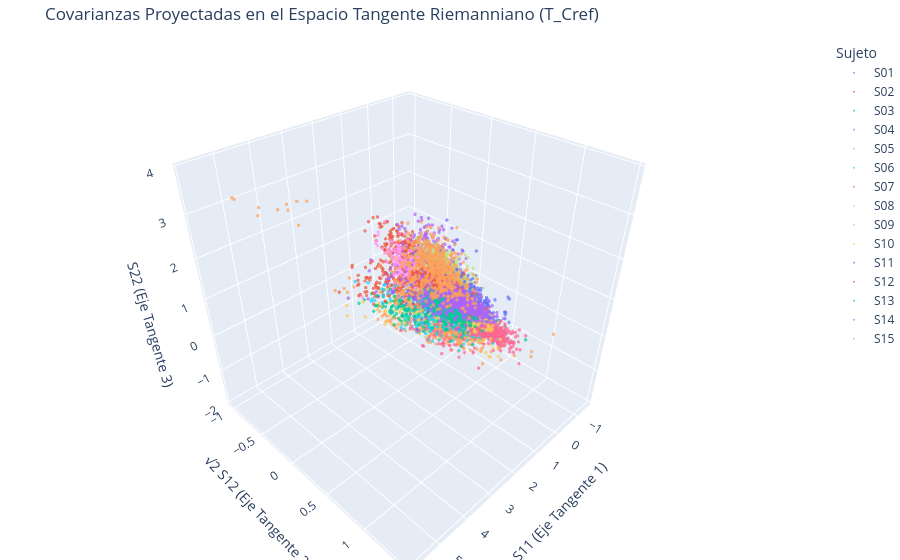

The notebook cell saved with this chart:
### Code cell
# 1. Buscar todos los archivos de los sujetos (.npz)
data_dir = r"..\data\preprocessed"
file_paths = sorted(glob.glob(os.path.join(data_dir, "S*_preprocessed.npz")))

cov_list = []
subject_labels = []
trial_labels = []

# 2. Cargar y calcular matrices de covarianza (2x2) con pyriemann / numpy
for path in file_paths[:15]:
    subject_id = os.path.basename(path).split("_")[0]
    data = np.load(path)
    X = data['x'] if 'x' in data else data[data.files[0]]  # (trials, 6, 512)
    
    # Quedarse con el primer (0) y último (-1) canal
    X_sub = X[:, [0, -1], :]
    
    # Estimar covarianzas (por defecto aplica centrado temporal y regularización SPD)
    # Forma resultante: (trials, 2, 2)
    covs = Covariances(estimator='lwf').transform(X_sub)
    
    for i in range(len(covs)):
        cov_list.append(covs[i])
        subject_labels.append(subject_id)
        trial_labels.append(i)

# Matriz de covarianzas de todos los trials: (N_total, 2, 2)
C_all = np.array(cov_list)

# 3. Proyección al Espacio Tangente (Tangent Space)
# Se calcula la media de Fréchet sobre la variedad y se mapea cada matriz a R^3
ts = TangentSpace(metric='riemann')
X_ts = ts.fit_transform(C_all)  # Genera directamente los 3 componentes escalados con sqrt(2)

# X_ts tiene forma (N_total, 3): [S11, sqrt(2)*S12, S22]

# 4. Crear DataFrame con las características en el espacio tangente
df_ts = pd.DataFrame({
    'Sujeto': subject_labels,
    'Trial': trial_labels,
    'S_11': X_ts[:, 0],
    'Sqrt2_S_12': X_ts[:, 1],
    'S_22': X_ts[:, 2]
})

# 5. Visualizar las covarianzas proyectadas en el Espacio Tangente 3D
fig = px.scatter_3d(
    df_ts,
    x='S_11',
    y='Sqrt2_S_12',
    z='S_22',
    color='Sujeto',
    hover_data=['Sujeto', 'Trial'],
    title="Covarianzas Proyectadas en el Espacio Tangente Riemanniano (T_Cref)",
    labels={
        'S_11': 'Tangente S11',
        'Sqrt2_S_12': '√2 Tangente S12',
        'S_22': 'Tangente S22'
    }
)

# Ajustes gráficos de la caja y perspectiva
fig.update_traces(marker=dict(size=2, opacity=0.7))
fig.update_layout(
    scene=dict(
        aspectmode='manual',
        aspectratio=dict(x=1, y=1, z=1),  # Caja cúbica
        xaxis_title='S11 (Eje Tangente 1)',
        yaxis_title='√2 S12 (Eje Tangente 2)',
        zaxis_title='S22 (Eje Tangente 3)'
    ),
    margin=dict(l=0, r=0, b=0, t=40)
)

fig.show()

### Figure 1 — Plotly figure (JSON) as saved in the notebook; plotly's stock layout.template omitted (floating-point values rounded to 4 significant figures; data arrays with more than 128 entries replaced by an {"elided": "..."} marker saying what was removed)
{"data": [{"customdata": {"elided": "688x2 mixed values"}, "hovertemplate": "Sujeto=%{customdata[0]}<br>Tangente S11=%{x}<br>√2 Tangente S12=%{y}<br>Tangente S22=%{z}<br>Trial=%{customdata[1]}<extra></extra>", "legendgroup": "S01", "marker": {"color": "#636efa", "opacity": 0.7, "size": 2, "symbol": "circle"}, "mode": "markers", "name": "S01", "scene": "scene", "showlegend": true, "type": "scatter3d", "x": {"elided": "688 float values"}, "y": {"elided": "688 float values"}, "z": {"elided": "688 float values"}}, {"customdata": {"elided": "611x2 mixed values"}, "hovertemplate": "Sujeto=%{customdata[0]}<br>Tangente S11=%{x}<br>√2 Tangente S12=%{y}<br>Tangente S22=%{z}<br>Trial=%{customdata[1]}<extra></extra>", "legendgroup": "S02", "marker": {"color": "#EF553B", "opacity": 0.7, "size": 2, "symbol": "circle"}, "mode": "markers", "name": "S02", "scene": "scene", "showlegend": true, "type": "scatter3d", "x": {"elided": "611 float values"}, "y": {"elided": "611 float values"}, "z": {"elided": "611 float values"}}, {"customdata": {"elided": "641x2 mixed values"}, "hovertemplate": "Sujeto=%{customdata[0]}<br>Tangente S11=%{x}<br>√2 Tangente S12=%{y}<br>Tangente S22=%{z}<br>Trial=%{customdata[1]}<extra></extra>", "legendgroup": "S03", "marker": {"color": "#00cc96", "opacity": 0.7, "size": 2, "symbol": "circle"}, "mode": "markers", "name": "S03", "scene": "scene", "showlegend": true, "type": "scatter3d", "x": {"elided": "641 float values"}, "y": {"elided": "641 float values"}, "z": {"elided": "641 float values"}}, {"customdata": {"elided": "603x2 mixed values"}, "hovertemplate": "Sujeto=%{customdata[0]}<br>Tangente S11=%{x}<br>√2 Tangente S12=%{y}<br>Tangente S22=%{z}<br>Trial=%{customdata[1]}<extra></extra>", "legendgroup": "S04", "marker": {"color": "#ab63fa", "opacity": 0.7, "size": 2, "symbol": "circle"}, "mode": "markers", "name": "S04", "scene": "scene", "showlegend": true, "type": "scatter3d", "x": {"elided": "603 float values"}, "y": {"elided": "603 float values"}, "z": {"elided": "603 float values"}}, {"customdata": {"elided": "573x2 mixed values"}, "hovertemplate": "Sujeto=%{customdata[0]}<br>Tangente S11=%{x}<br>√2 Tangente S12=%{y}<br>Tangente S22=%{z}<br>Trial=%{customdata[1]}<extra></extra>", "legendgroup": "S05", "marker": {"color": "#FFA15A", "opacity": 0.7, "size": 2, "symbol": "circle"}, "mode": "markers", "name": "S05", "scene": "scene", "showlegend": true, "type": "scatter3d", "x": {"elided": "573 float values"}, "y": {"elided": "573 float values"}, "z": {"elided": "573 float values"}}, {"customdata": {"elided": "607x2 mixed values"}, "hovertemplate": "Sujeto=%{customdata[0]}<br>Tangente S11=%{x}<br>√2 Tangente S12=%{y}<br>Tangente S22=%{z}<br>Trial=%{customdata[1]}<extra></extra>", "legendgroup": "S06", "marker": {"color": "#19d3f3", "opacity": 0.7, "size": 2, "symbol": "circle"}, "mode": "markers", "name": "S06", "scene": "scene", "showlegend": true, "type": "scatter3d", "x": {"elided": "607 float values"}, "y": {"elided": "607 float values"}, "z": {"elided": "607 float values"}}, {"customdata": {"elided": "584x2 mixed values"}, "hovertemplate": "Sujeto=%{customdata[0]}<br>Tangente S11=%{x}<br>√2 Tangente S12=%{y}<br>Tangente S22=%{z}<br>Trial=%{customdata[1]}<extra></extra>", "legendgroup": "S07", "marker": {"color": "#FF6692", "opacity": 0.7, "size": 2, "symbol": "circle"}, "mode": "markers", "name": "S07", "scene": "scene", "showlegend": true, "type": "scatter3d", "x": {"elided": "584 float values"}, "y": {"elided": "584 float values"}, "z": {"elided": "584 float values"}}, {"customdata": {"elided": "634x2 mixed values"}, "hovertemplate": "Sujeto=%{customdata[0]}<br>Tangente S11=%{x}<br>√2 Tangente S12=%{y}<br>Tangente S22=%{z}<br>Trial=%{customdata[1]}<extra></extra>", "legendgroup": "S08", "marker": {"color": "#B6E880", "opacity": 0.7, "size": 2, "symbol": "circle"}, "mode": "markers", "name": "S08", "scene": "scene", "showlegend": true, "type": "scatter3d", "x": {"elided": "634 float values"}, "y": {"elided": "634 float values"}, "z": {"elided": "634 float values"}}, {"customdata": {"elided": "645x2 mixed values"}, "hovertemplate": "Sujeto=%{customdata[0]}<br>Tangente S11=%{x}<br>√2 Tangente S12=%{y}<br>Tangente S22=%{z}<br>Trial=%{customdata[1]}<extra></extra>", "legendgroup": "S09", "marker": {"color": "#FF97FF", "opacity": 0.7, "size": 2, "symbol": "circle"}, "mode": "markers", "name": "S09", "scene": "scene", "showlegend": true, "type": "scatter3d", "x": {"elided": "645 float values"}, "y": {"elided": "645 float values"}, "z": {"elided": "645 float values"}}, {"customdata": {"elided": "631x2 mixed values"}, "hovertemplate": "Sujeto=%{customdata[0]}<br>Tangente S11=%{x}<br>√2 Tangente S12=%{y}<br>Tangente S22=%{z}<br>Trial=%{customdata[1]}<extra></extra>", "legendgroup": "S10", "marker": {"color": "#FECB52", "opacity": 0.7, "size": 2, "symbol": "circle"}, "mode": "markers", "name": "S10", "scene": "scene", "showlegend": true, "type": "scatter3d", "x": {"elided": "631 float values"}, "y": {"elided": "631 float values"}, "z": {"elided": "631 float values"}}, {"customdata": {"elided": "628x2 mixed values"}, "hovertemplate": "Sujeto=%{customdata[0]}<br>Tangente S11=%{x}<br>√2 Tangente S12=%{y}<br>Tangente S22=%{z}<br>Trial=%{customdata[1]}<extra></extra>", "legendgroup": "S11", "marker": {"color": "#636efa", "opacity": 0.7, "size": 2, "symbol": "circle"}, "mode": "markers", "name": "S11", "scene": "scene", "showlegend": true, "type": "scatter3d", "x": {"elided": "628 float values"}, "y": {"elided": "628 float values"}, "z": {"elided": "628 float values"}}, {"customdata": {"elided": "614x2 mixed values"}, "hovertemplate": "Sujeto=%{customdata[0]}<br>Tangente S11=%{x}<br>√2 Tangente S12=%{y}<br>Tangente S22=%{z}<br>Trial=%{customdata[1]}<extra></extra>", "legendgroup": "S12", "marker": {"color": "#EF553B", "opacity": 0.7, "size": 2, "symbol": "circle"}, "mode": "markers", "name": "S12", "scene": "scene", "showlegend": true, "type": "scatter3d", "x": {"elided": "614 float values"}, "y": {"elided": "614 float values"}, "z": {"elided": "614 float values"}}, {"customdata": {"elided": "621x2 mixed values"}, "hovertemplate": "Sujeto=%{customdata[0]}<br>Tangente S11=%{x}<br>√2 Tangente S12=%{y}<br>Tangente S22=%{z}<br>Trial=%{customdata[1]}<extra></extra>", "legendgroup": "S13", "marker": {"color": "#00cc96", "opacity": 0.7, "size": 2, "symbol": "circle"}, "mode": "markers", "name": "S13", "scene": "scene", "showlegend": true, "type": "scatter3d", "x": {"elided": "621 float values"}, "y": {"elided": "621 float values"}, "z": {"elided": "621 float values"}}, {"customdata": {"elided": "639x2 mixed values"}, "hovertemplate": "Sujeto=%{customdata[0]}<br>Tangente S11=%{x}<br>√2 Tangente S12=%{y}<br>Tangente S22=%{z}<br>Trial=%{customdata[1]}<extra></extra>", "legendgroup": "S14", "marker": {"color": "#ab63fa", "opacity": 0.7, "size": 2, "symbol": "circle"}, "mode": "markers", "name": "S14", "scene": "scene", "showlegend": true, "type": "scatter3d", "x": {"elided": "639 float values"}, "y": {"elided": "639 float values"}, "z": {"elided": "639 float values"}}, {"customdata": {"elided": "596x2 mixed values"}, "hovertemplate": "Sujeto=%{customdata[0]}<br>Tangente S11=%{x}<br>√2 Tangente S12=%{y}<br>Tangente S22=%{z}<br>Trial=%{customdata[1]}<extra></extra>", "legendgroup": "S15", "marker": {"color": "#FFA15A", "opacity": 0.7, "size": 2, "symbol": "circle"}, "mode": "markers", "name": "S15", "scene": "scene", "showlegend": true, "type": "scatter3d", "x": {"elided": "596 float values"}, "y": {"elided": "596 float values"}, "z": {"elided": "596 float values"}}], "layout": {"legend": {"title": {"text": "Sujeto"}, "tracegroupgap": 0}, "margin": {"b": 0, "l": 0, "r": 0, "t": 40}, "scene": {"aspectmode": "manual", "aspectratio": {"x": 1, "y": 1, "z": 1}, "domain": {"x": [0, 1], "y": [0, 1]}, "xaxis": {"title": {"text": "S11 (Eje Tangente 1)"}}, "yaxis": {"title": {"text": "√2 S12 (Eje Tangente 2)"}}, "zaxis": {"title": {"text": "S22 (Eje Tangente 3)"}}}, "title": {"text": "Covarianzas Proyectadas en el Espacio Tangente Riemanniano (T_Cref)"}}}
